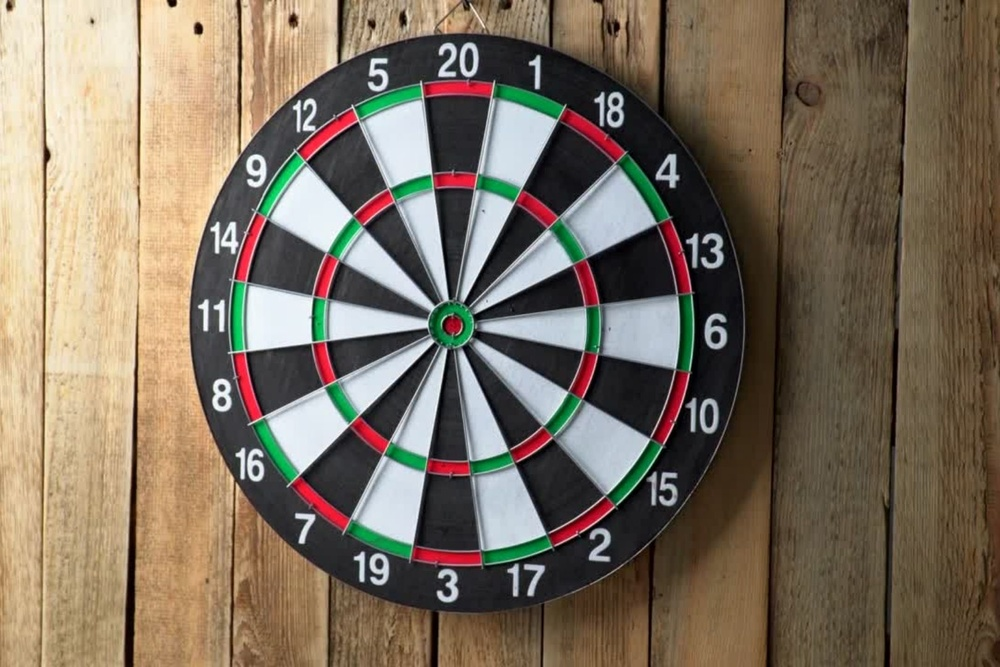
#> input picture images/flechette.jpg, 1000 x 667 px, shrunk from 1618 x 1080 before the run
$ python otsu.py
#> lines starting #> are read from the running program, lines starting #| are printed output that depends on the picture
import cv2
import numpy as np
import matplotlib.pyplot as plt
from matplotlib.widgets import Slider

# Charger l'image en niveaux de gris
image = cv2.imread('images/flechette.jpg', cv2.IMREAD_GRAYSCALE)
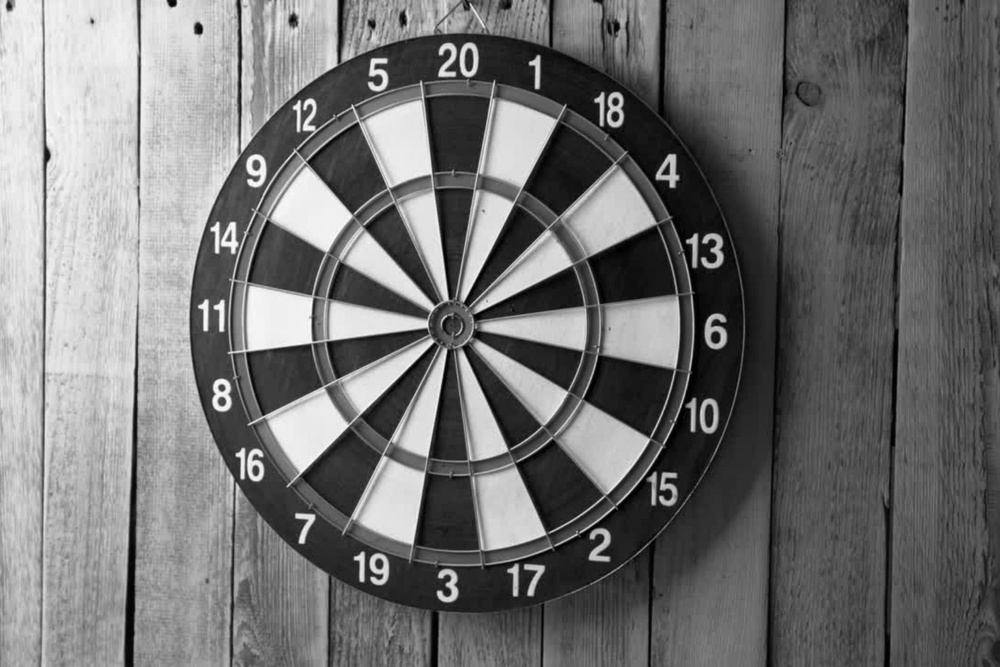
#> image: shape (667, 1000); min 0, max 255, mean 114.6
histogram = cv2.calcHist([image], [0], None, [256], [0, 256]).ravel()
#> histogram = 256 values, max 6226 at index 83, min 1 at index 255, mean 2605.5
total_pixels = histogram.sum()
#> total_pixels = 667000

# Fonction pour calculer la variance intra-classe
def calculate_variance(threshold):
#> called with threshold = 128
    background = histogram[:threshold]
#> background = 128 values, max 6226 at index 83, min 188 at index 0, mean 3260.7
    object = histogram[threshold:]
#> object = 128 values, max 3544 at index 92, min 1 at index 127, mean 1950.2

    weight_background = background.sum() / total_pixels
#> weight_background = 0.626
    weight_object = object.sum() / total_pixels
#> weight_object = 0.374

    if background.sum() == 0 or object.sum() == 0:
        return np.nan

    mean_background = np.sum(background * np.arange(threshold)) / background.sum()
#> mean_background = 67.45
    mean_object = np.sum(object * np.arange(threshold, 256)) / object.sum()
#> mean_object = 193.4

    variance_background = np.sum(((np.arange(threshold) - mean_background) ** 2) * background) / background.sum()
#> variance_background = 911.4
    variance_object = np.sum(((np.arange(threshold, 256) - mean_object) ** 2) * object) / object.sum()
#> variance_object = 995.3

    return weight_background * variance_background + weight_object * variance_object

# Initialiser le plot
fig, ax = plt.subplots()
plt.subplots_adjust(bottom=0.25)
threshold = 128
variance = calculate_variance(threshold)
#> variance = 942.8
line, = plt.plot(histogram, label='Histogram')
threshold_line = plt.axvline(x=threshold, color='r', label='Threshold')
plt.title(f'Variance Intra-Class: {variance:.2f}')
plt.legend()

# Ajouter un Slider
axcolor = 'lightgoldenrodyellow'
ax_thresh = plt.axes([0.25, 0.1, 0.65, 0.03], facecolor=axcolor)
thresh_slider = Slider(ax=ax_thresh, label='Threshold', valmin=0, valmax=255, valinit=threshold)

# Fonction de mise à jour pour le Slider
def update(val):
    new_thresh = int(thresh_slider.val)
    new_variance = calculate_variance(new_thresh)
    threshold_line.set_xdata([new_thresh, new_thresh])
    plt.title(f'Variance Intra-Class: {new_variance:.2f}')
    fig.canvas.draw_idle()

thresh_slider.on_changed(update)

plt.show()
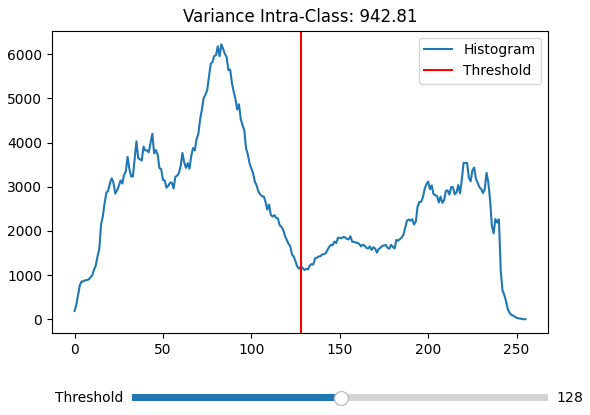
#> figure drawn by matplotlib, 2 panels; panel 1: curve peaks at x = 83, y = 6226

$ run again, with images/pomme.jpg copied over images/flechette.jpg
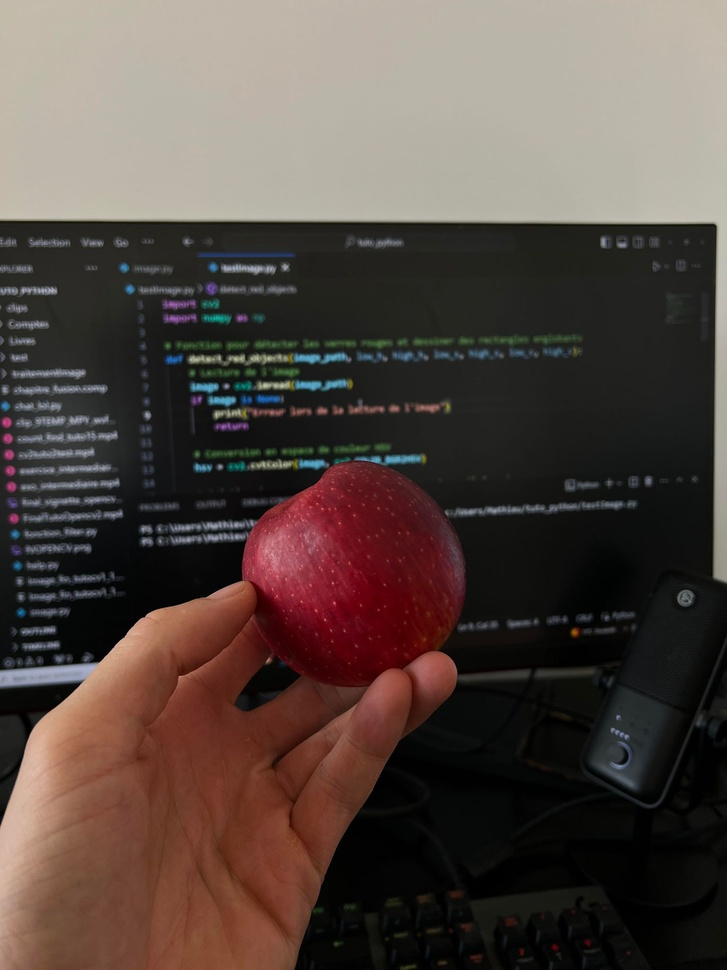
#> input picture images/pomme.jpg, 727 x 970 px, shrunk from 1536 x 2048 before the run
#> `image = cv2.imread('images/flechette.jpg', cv2.IMREAD_GRAYSCALE)`:
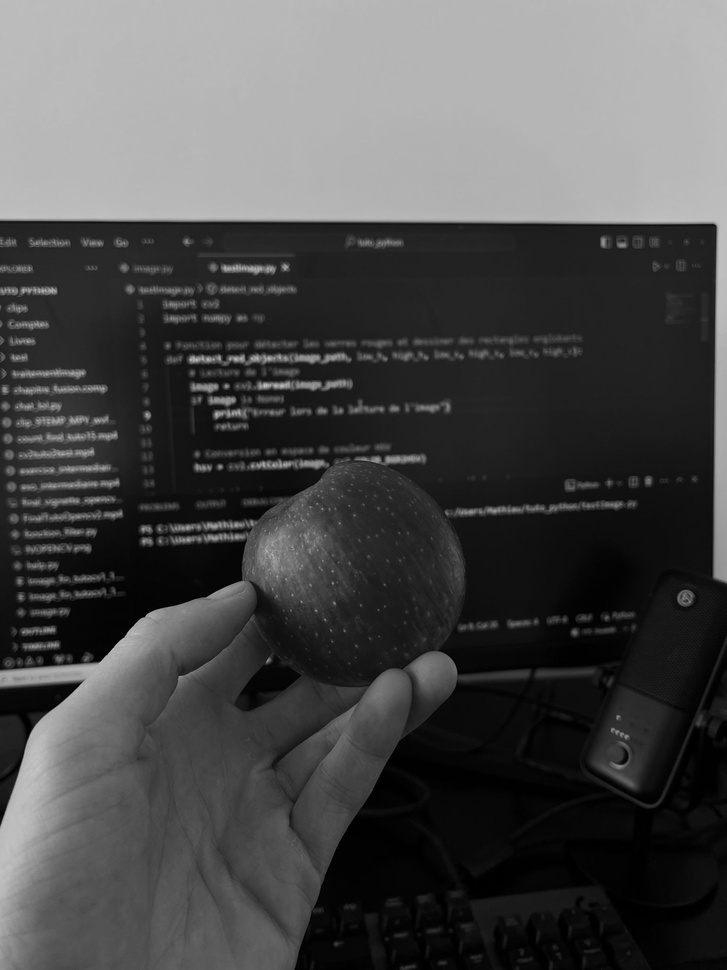
#> image: shape (970, 727); min 0, max 197, mean 74.9
#> histogram = 256 values, max 39441 at index 181, min 0 at index 198, mean 2754.6
#> total_pixels = 705190
#> background = 128 values, max 22085 at index 34, min 468 at index 127, mean 4066.2
#> object = 128 values, max 39441 at index 53, min 0 at index 70, mean 1443.1
#> weight_background = 0.738
#> weight_object = 0.262
#> mean_background = 37.96
#> mean_object = 179
#> variance_background = 867.9
#> variance_object = 125.3
#> variance = 673.4
#> `plt.show()`:
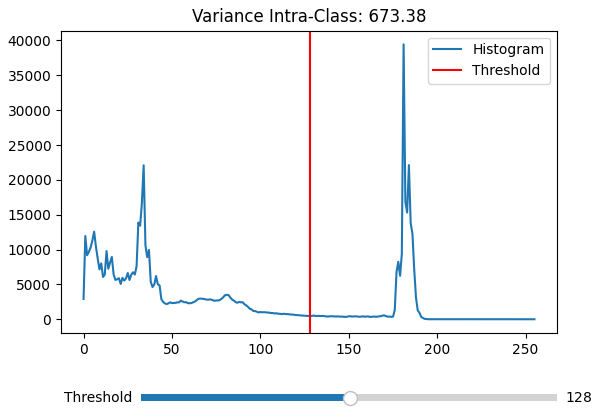
#> figure drawn by matplotlib, 2 panels; panel 1: curve peaks at x = 181, y = 39441
